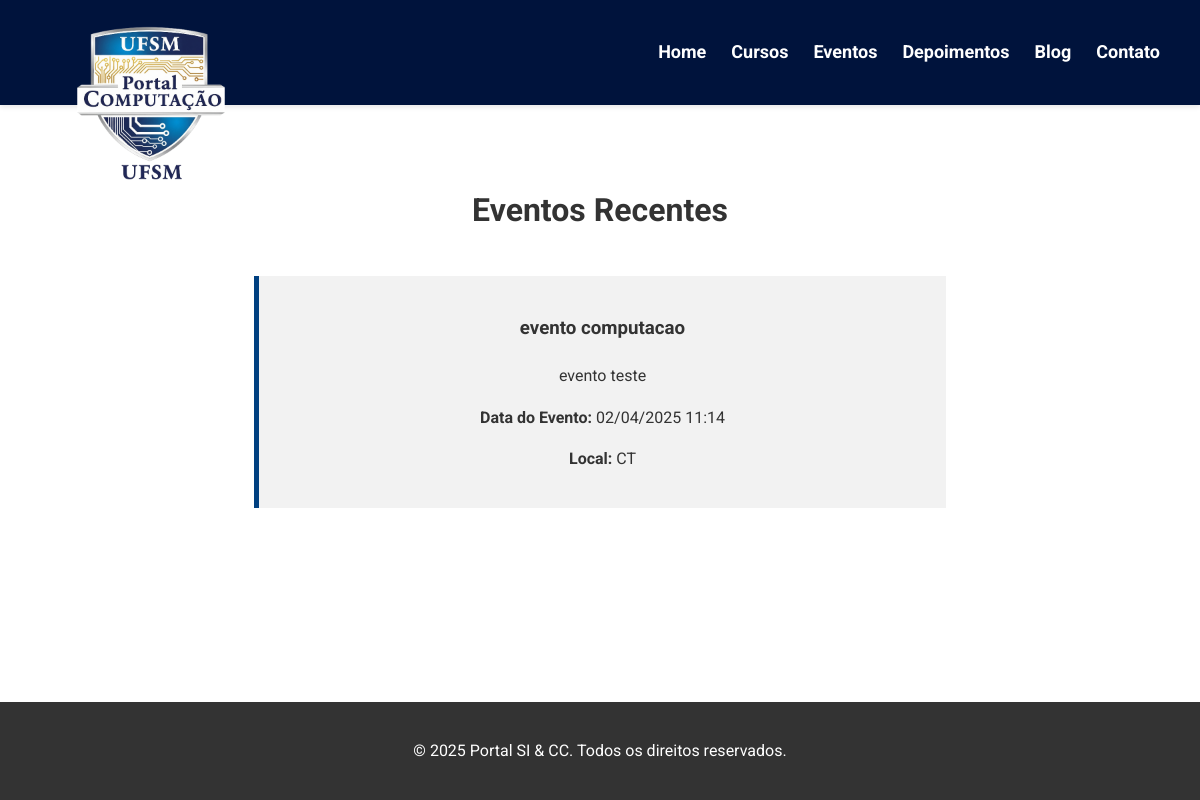
The page /eventos/ on the database its author committed.
### site_inf/models.py (models this page shows, shortened)
class Evento(models.Model):
    titulo = models.CharField(max_length=200)
    descricao = models.TextField()
    data_evento = models.DateTimeField()
    local = models.CharField(max_length=200)
    criado_em = models.DateTimeField(auto_now_add=True)

### site_inf/views.py (the view)
# urls.py: path('eventos/', eventos, name='eventos'),
def eventos(request):
    eventos = Evento.objects.all()
    return render(request, 'site_inf/pages/eventos.html', {'eventos': eventos})

### site_inf/templates/site_inf/pages/eventos.html (shortened to what this page needs)
{% extends "site_inf/base.html" %}
{% block content %}
<section id="eventos" class="events">
  <div class="container">
    <h2>Eventos Recentes</h2>
    <div class="event-list">
      {% for evento in eventos %}
        <div class="event-item">
          <h3>{{ evento.titulo }}</h3>
          <p>{{ evento.descricao }}</p>
          <p><strong>Data do Evento:</strong> {{ evento.data_evento|date:"d/m/Y H:i" }}</p>
          <p><strong>Local:</strong> {{ evento.local }}</p>
        </div>
      {% empty %}
        <p>Nenhum evento encontrado.</p>
      {% endfor %}
    </div>
  </div>
</section>
{% endblock %}

### site_inf/static/site_inf/css/style.css (style rules this page uses)
body { margin: 0; font-family: 'Roboto', sans-serif; line-height: 1.6; color: #333; background: #fff; }
* { box-sizing: border-box; }
html { scroll-behavior: smooth; }
html, body { height: 100%; margin: 0; display: flex; flex-direction: column; scroll-behavior: smooth; }
.container { width: 90%; max-width: 1200px; margin: 0 auto; }
.events { padding: 60px 0; background: #fff; text-align: center; }
.events h2 { font-size: 2rem; margin-bottom: 40px; }
.event-list { display: flex; flex-direction: column; gap: 20px; max-width: 800px; margin: 0 auto; padding: 0 5%; }
.event-item { background: #f2f2f2; padding: 20px; border-left: 5px solid #004080; transition: transform 0.3s; }

### rows shown on the page
Evento: titulo "evento computacao", descricao "evento teste", data_evento "02/04/2025 11:14", local "CT"
